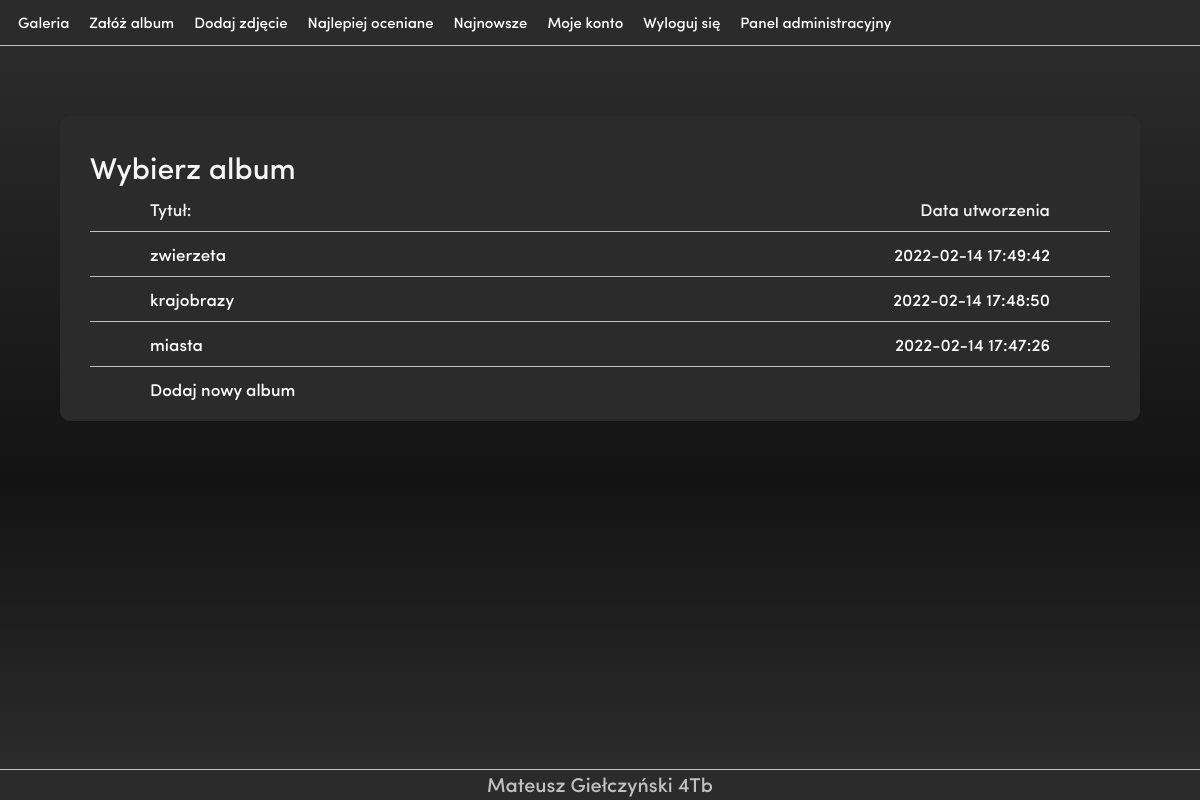
Screenshot of /main/wybierz-album.php (signed in) with the database file from the repository.
### tables this page shows
CREATE TABLE `albumy` (
  `id` int(11) NOT NULL,
  `tytul` varchar(100) NOT NULL,
  `data` datetime NOT NULL DEFAULT current_timestamp(),
  `id_uzytkownika` int(11) NOT NULL
);

### include/baza.php (called while the page is built, shortened)
<?php
    include("../include/connect.php");
function get_user_albums($id){
    global $baza;
    $result = mysqli_query($baza,"SELECT * FROM `albumy` WHERE `id_uzytkownika`= $id ORDER BY `data` DESC");
    return ($result);
}
?>

### main/wybierz-album.php (the view, shortened to what this page needs)
<!DOCTYPE HTML>
<html>
<head>
	<link  rel="stylesheet" href="..\style\style.css">
    <link  rel="stylesheet" href="..\style\menu_style.css">
</head>
<body >
<?php
    include("../include/menu.php");
    include("../include/baza.php");
    ?>
    <div id="background" style="display:grid; justify-items: center; align-content: start; padding-top:50px; padding-bottom:50px;">
    <?php
    $user_albums_count = mysqli_num_rows(get_user_albums($_SESSION["user"]["id"]));
    if( $user_albums_count==0){
        echo('<div class="container" style="height:160px; text-align:center;" >');
        echo('<p style="font-size:30px;">Najpierw musisz dodać album</p><br>');
        echo('<a href="dodaj-album.php" style=" background:var(--color4); padding:10px; text-decoration:none; margin:10px;" > Dodaj album </a><br>');
    }
    else if ($user_albums_count==1){
        $result = get_user_albums($_SESSION["user"]["id"]);
        $album = mysqli_fetch_assoc($result);
        header("Location: dodaj-foto.php?wybrany_album=".$album["id"]);
    }
    else{
        echo('<div class="container" style="width:90%; min-height:200px;">');
        echo('<p style="font-size:30px;">Wybierz album</p>');
        echo("<div style='display: grid; grid-template-columns: auto auto; justify-content: space-between; padding-left: 50px;padding-right: 50px;'>
        <div style='padding:10px;'>Tytuł:</div><div style='padding:10px;'>Data utworzenia</div></div>" );
        $result = get_user_albums($_SESSION["user"]["id"]);
        while($album = mysqli_fetch_assoc($result)) {
            echo("<a  href='dodaj-foto.php?wybrany_album=".$album["id"]."' style='color:white;'>
            <div class='album_choise_list' >
            <div>".$album["tytul"]."</div>");
            echo("<div>".$album["data"]."</div></div></a>
            ");
        }
        echo("<a  href='dodaj-album.php' style='color:white;'>
        <div class='album_choise_list' >
        <div>Dodaj nowy album</div>");
        echo("<div></div></div></a>");
    }
?>
</div>
</div>
<?php include("../include/footer.php");
mysqli_close($baza);?>
</body>
</html>

### style/style.css (style rules this page uses)
* { font-family: custom_font; box-sizing: border-box; margin: 0px; font-size: 17px; }
body { margin: 0px; box-sizing: border-box; color: white; background: black; }
#background { min-height: calc(100vh - 75px); background: linear-gradient(var(--color2),var(--color1) 60%,var(--color2)); border-top: 1px solid var(--color35); border-bottom: 1px solid var(--color35); }
.container { width:80%; padding:30px; padding-bottom: 10px; min-width:500px; background:var(--color2); color:whitesmoke; border-radius:10px; margin: auto; margin-top:20px; }
.album_choise_list { color :white; border-top: 1px solid var(--color35); display: grid; grid-template-columns: auto auto; justify-content: space-between; padding-left: 50px; padding-right: 50px; }
a { text-decoration: none; color:white; cursor:pointer; }
.album_choise_list div { padding: 10px; }

### style/menu_style.css (style rules this page uses)
:root { --color1: #131313; --color2: #2b2b2b; --color25:#313131; --color3: #86868b; --color35: #f0f0f0c2; --color4: #1349ae; }

### rows the page displays
albumy: tytul "zwierzeta", data "2022-02-14 17:49:42"
albumy: tytul "krajobrazy", data "2022-02-14 17:48:50"
albumy: tytul "miasta", data "2022-02-14 17:47:26"
